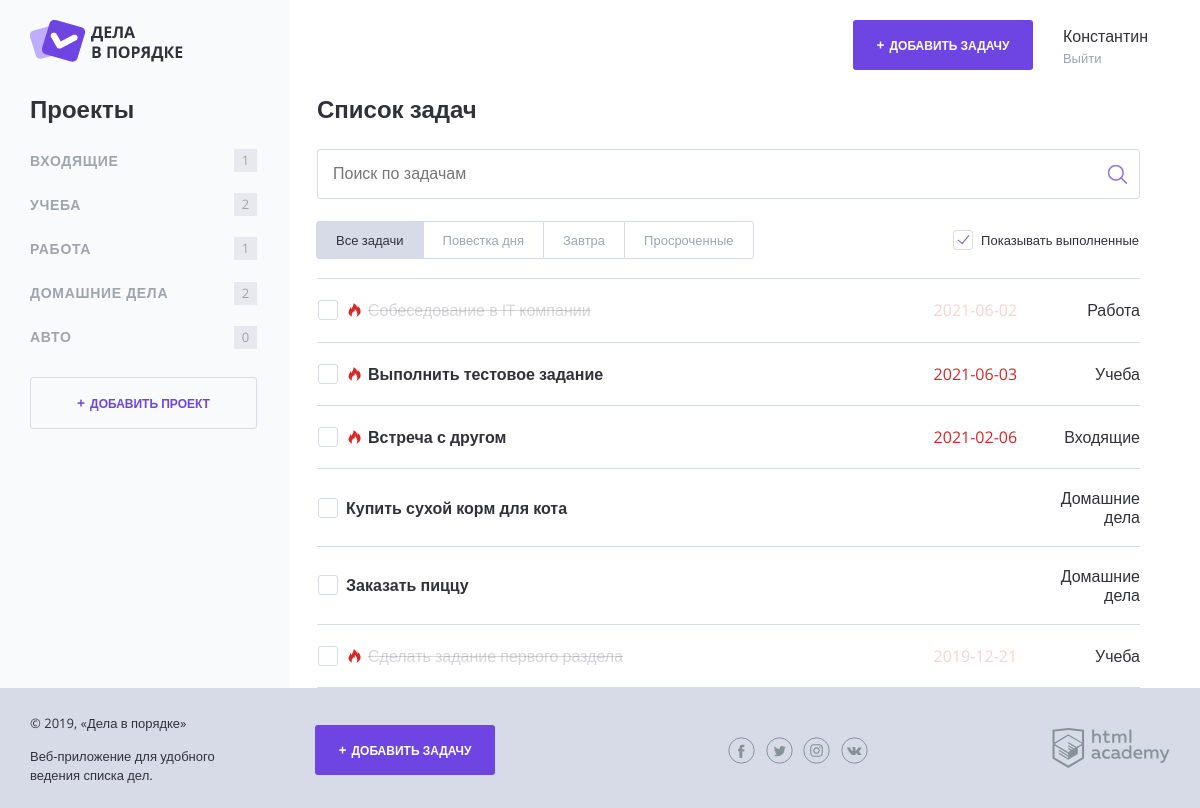
The page / on the database its author committed.
### tables this page shows
CREATE TABLE projects (
	id INT AUTO_INCREMENT PRIMARY KEY,
	name CHAR(64) NOT NULL,
	user_id INT NOT NULL
);

CREATE TABLE tasks (
	id INT AUTO_INCREMENT PRIMARY KEY,
	projec_id INT NOT NULL,
	status TINYINT NOT NULL,
	dt_create TIMESTAMP DEFAULT CURRENT_TIMESTAMP,
	task_name CHAR(255) NOT NULL,
	file_link CHAR,
	dt_deadline DATE,
	user_id INT NOT NULL
);

### helpers.php (called while the page is built, shortened)
<?php
function include_template($name, array $data = []) {
    $name = 'templates/' . $name;
    extract($data);
    require $name;
    $result = ob_get_clean();
    return $result;
}
function calculate_tasks ($project, $tasks) {
    $counter_task = 0;
    foreach ($tasks as $task) {
        if ($task['name'] == $project) {
            $counter_task++;
        }
    }
    return $counter_task;
};
function define_deadline_task ($date) {
    $day_in_seconds = 86400;
    $analyzed_date = strtotime($date);
    $current_date = strtotime(date("Y-m-d G:i"));
    $flag = false;
    if ($day_in_seconds >= $analyzed_date - $current_date) {
        $flag = true;
    }
    return $flag;
};

### mysqli_connect.php (called while the page is built, shortened)
<?php
$connection_resource = mysqli_connect("localhost", "root", "root", "doingsdone");
mysqli_set_charset($connection_resource, "utf8");
$user_id = 1;
$user_id = intval($user_id);
$sql_request_user = "SELECT name FROM users WHERE id = ".$user_id;
$result_request_user = mysqli_query($connection_resource, $sql_request_user);
$user_name = mysqli_fetch_assoc($result_request_user);
$user_name = $user_name['name'];
$sql_request_projects = "SELECT name, id FROM projects WHERE user_id = ".$user_id;
$result_request_projects = mysqli_query($connection_resource, $sql_request_projects);
$projects = mysqli_fetch_all($result_request_projects, MYSQLI_ASSOC);
$sql_request_tasks = "SELECT task_name, dt_deadline, status, p.name, p.id FROM tasks t
JOIN projects p
ON t.projec_id = p.id
WHERE t.user_id = ".$user_id;
$result_request_tasks = mysqli_query($connection_resource, $sql_request_tasks);
$tasks = mysqli_fetch_all($result_request_tasks, MYSQLI_ASSOC);
?>

### templates/main.php (the view, shortened to what this page needs)
<div class="content">
    <?php print($main_navigation); ?>
    <main class="content__main">
        <h2 class="content__main-heading">Список задач</h2>
        <form class="search-form" action="index.php" method="post" autocomplete="off">
            <input class="search-form__input" type="text" name="" value="" placeholder="Поиск по задачам">
            <input class="search-form__submit" type="submit" name="" value="Искать">
        </form>
        <div class="tasks-controls">
            <nav class="tasks-switch">
                <a href="/" class="tasks-switch__item tasks-switch__item--active">Все задачи</a>
                <a href="/" class="tasks-switch__item">Повестка дня</a>
                <a href="/" class="tasks-switch__item">Завтра</a>
                <a href="/" class="tasks-switch__item">Просроченные</a>
            </nav>
            <label class="checkbox">
                <span class="checkbox__text">Показывать выполненные</span>
            </label>
        </div>
        <table class="tasks">
            <?php foreach ($tasks as $task): ?>
                <?php if (!$show_complete_tasks && $task['status']): ?>
                    <?php continue; ?>
                <?php else: ?>
                    <?php if (isset($_GET['project_id']) && $_GET['project_id'] != $task['id']): ?>
                        <?php continue; ?>
                    <?php else: ?>
                    <tr class="tasks__item task
                    <?php if ($task['status']): ?>
                        task--completed
                    <?php endif;?>
                    <?php if ($task['dt_deadline'] and define_deadline_task($task['dt_deadline'])): ?>
                        task--important
                    <?php endif;?>">
                        <td class="task__select">
                            <label class="checkbox task__checkbox">
                                <span class="checkbox__text"><?=htmlspecialchars($task['task_name']);?></span>
                            </label>
                        </td>
                        <td class="task__date"><?=htmlspecialchars($task['dt_deadline']);?></td>
                        <td class="task__controls"><?=htmlspecialchars($task['name']);?></td>
                    </tr>
                    <?php endif;?>
                <?php endif;?>
            <?php endforeach; ?>
        </table>
    </main>
</div>

### templates/main-navigation.php (shortened to what this page needs)
<section class="content__side">
    <h2 class="content__side-heading">Проекты</h2>
    <nav class="main-navigation">
        <ul class="main-navigation__list">
            <?php foreach ($projects as $project): ?>
            <li class="main-navigation__list-item
            ">
                <a class="main-navigation__list-item-link" href="
                    ?project_id=<?=$project['id']?>"><?=htmlspecialchars($project['name']);?>
                </a>
                <span class="main-navigation__list-item-count">
                    <?=calculate_tasks($project['name'], $tasks);?>
                </span>
            </li>
            <?php endforeach; ?>
        </ul>
    </nav>
    <a class="button button--transparent button--plus content__side-button"
       href="add.php" target="project_add">Добавить проект</a>
</section>

### templates/layout.php (shortened to what this page needs)
<!DOCTYPE html>
<html lang="ru">
<head>
    <link rel="stylesheet" href="css/normalize.css">
    <link rel="stylesheet" href="css/style.css">
    <link rel="stylesheet" href="css/flatpickr.min.css">
</head>
<body>
<div class="page-wrapper">
    <div class="container container--with-sidebar">
        <header class="main-header">
            <a href="/">
                <img src="img/logo.png" width="153" height="42" alt="Логотип <?php print($title); ?>">
            </a>
            <div class="main-header__side">
                <a class="main-header__side-item button button--plus open-modal" href="pages/form-task.html">Добавить задачу</a>
                <div class="main-header__side-item user-menu">
                    <div class="user-menu__data">
                        <p><?php print($user_name);?></p>
                        <a href="#">Выйти</a>
                    </div>
                </div>
            </div>
        </header>
    <?php print($page_content); ?>
    </div>
</div>
<footer class="main-footer">
    <div class="container">
        <div class="main-footer__copyright">
            <p>© 2019, «Дела в порядке»</p>
            <p>Веб-приложение для удобного ведения списка дел.</p>
        </div>
        <a class="main-footer__button button button--plus" href="add.php">Добавить задачу</a>
        <div class="main-footer__social social">
            <a class="social__link social__link--facebook" href="#">
            </a>
            <a class="social__link social__link--twitter" href="#">
            </a>
            <a class="social__link social__link--instagram" href="#">
            </a>
            <a class="social__link social__link--vkontakte" href="#">
            </a>
        </div>
        <div class="main-footer__developed-by">
            <a href="https://htmlacademy.ru/intensive/php">
                <img src="img/htmlacademy.svg" alt="HTML Academy" width="118" height="40">
            </a>
        </div>
    </div>
</footer>
</body>
</html>

### index.php
<?php
require_once('helpers.php');
require_once('mysqli_connect.php');
$show_complete_tasks = 1;
$main_navigation = include_template('main-navigation.php', ['projects' => $projects, 'tasks' => $tasks]);
$page_content = include_template('main.php', ['main_navigation' => $main_navigation, 'projects' => $projects, 'tasks' => $tasks, 'show_complete_tasks' => $show_complete_tasks]);
$layout_content = include_template('layout.php', ['page_content' => $page_content, 'title' => 'Дела в порядке', 'user_name' => $user_name]);
print($layout_content);
?>

### rows shown on the page
projects: name "ВХОДЯЩИЕ", name "1"
projects: name "УЧЕБА", name "2"
projects: name "РАБОТА", name "1"
projects: name "ДОМАШНИЕ ДЕЛА", name "2"
projects: name "АВТО", name "0"
tasks: task_name "Собеседование в IT компании", dt_deadline "2021-06-02", projects.name "Работа"
tasks: task_name "Выполнить тестовое задание", dt_deadline "2021-06-03", projects.name "Учеба"
tasks: task_name "Встреча с другом", dt_deadline "2021-02-06", projects.name "Входящие"
tasks: task_name "Купить сухой корм для кота", projects.name "Домашние дела"
tasks: task_name "Заказать пиццу", projects.name "Домашние дела"
tasks: task_name "Сделать задание первого раздела", dt_deadline "2019-12-21", projects.name "Учеба"

### other values the page prints
$user_name "Константин"
